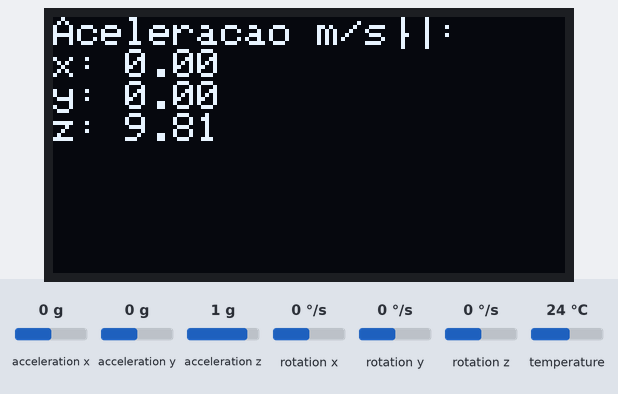
Simulated run of this sketch. Board: ESP32-S3. On the bench: 128×64 one-colour display. The inputs (shaded band) are chosen by the test bench; at power-on: acceleration x 0 g, acceleration y 0 g, acceleration z 1 g, rotation x 0 °/s, rotation y 0 °/s, rotation z 0 °/s, temperature 24 °C. Storage starts empty; what the sketch prints to the serial monitor is not drawn.

Above: at 1.2 s.
1.3 s: acceleration x set to -1.4 g
At 2.1 s:
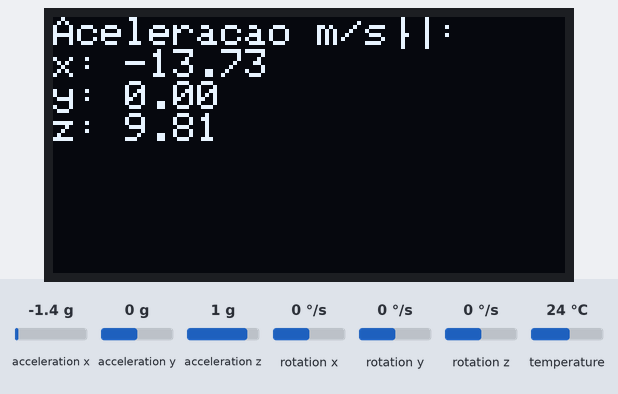
3.0 s: acceleration y set to -1.4 g
At 3.3 s:
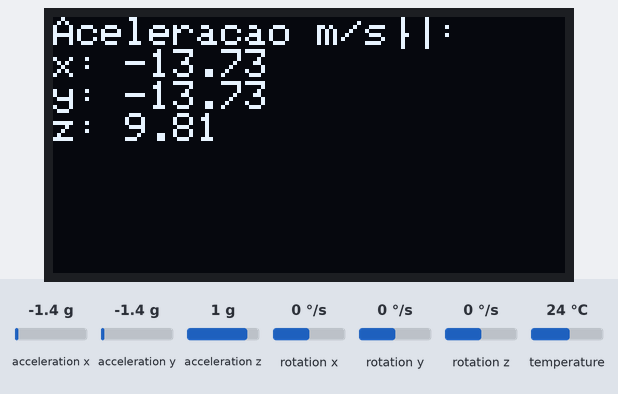
4.5 s: acceleration z set to -1.4 g
At 5.6 s:
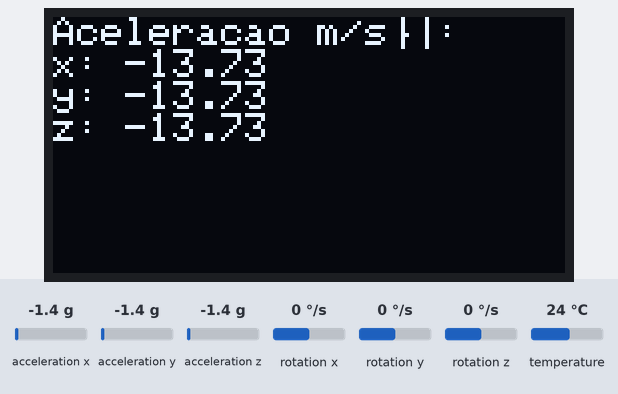
6.0 s: acceleration x set to -0.8 g
At 6.8 s:
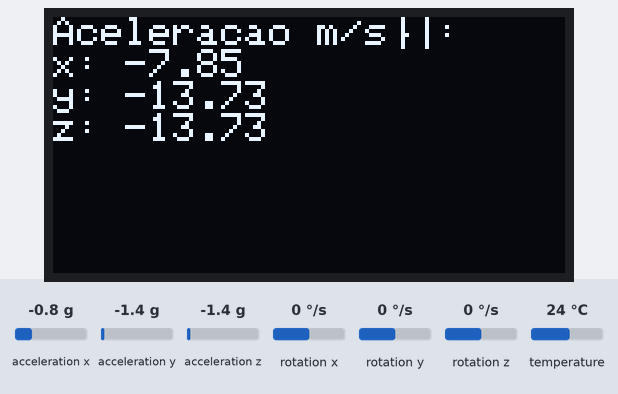
Timing chart, 0 to 8.5 s (numbered marks = the images above; inputs shaded):
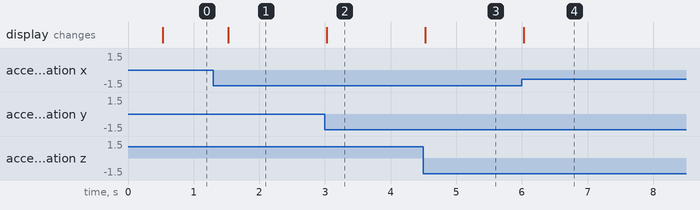

Measured:
- after the input at 1.3 s, the display: changes after 0.23 s (image 1)
- after the input at 3.0 s, the display: changes at once (image 2)
- after the input at 4.5 s, the display: changes at once (image 3)
- after the input at 6.0 s, the display: changes at once (image 4)

The sketch:

sketch.ino
```cpp
#include <Wire.h>
#include <SPI.h>
#include <SD.h>
#include <Adafruit_GFX.h>
#include <Adafruit_SSD1306.h>
#include <Adafruit_MPU6050.h>
#include <Adafruit_Sensor.h>

// define dos pinos I2c (sensor e o display)
#define I2C_SDA 8
#define I2C_SCL 9

// define dos pinos do SD
#define SPI_CS 10
#define SPI_DI 11
#define SPI_SCK 12
#define SPI_DO 13

// config do display
#define SCREEN_WIDTH 128
#define SCREEN_HEIGHT 64
Adafruit_SSD1306 display(SCREEN_WIDTH, SCREEN_HEIGHT, &Wire, -1);

// instancia do mpu
Adafruit_MPU6050 mpu;

unsigned long tempoUltTela = 0;
unsigned long tempoUltSD = 0;


void setup() {
  Serial.begin(115200);
  while(!Serial) delay(10);
  Serial.println("Sistema IOT iniciado");

  Wire.begin(I2C_SDA, I2C_SCL);

  if(!display.begin(SSD1306_SWITCHCAPVCC, 0x3C)){
    Serial.println("Falha ao inicializar o display");
  }

  display.clearDisplay();
  display.setTextColor(WHITE);
  display.setTextSize(1);
  display.setCursor(0,0);
  display.println("Iniciando sensores...");
  display.display();


  // teste para iniciar o sensor mpu
  if(!mpu.begin()){
    Serial.println("Falha ao rodar o MPU6050");
  } else {
    Serial.println("Sensor MPU6050 inicializado com sucesso");
  }

  // inicializar o sd card
  SPI.begin(SPI_SCK, SPI_DO, SPI_DI, SPI_CS);

  if(!SD.begin(SPI_CS, SPI)){
    Serial.println("Erro ao inicializar o cartao SD");
  } else {
    Serial.println("Sucesso ao inicializar o cartao SD");
  }

}

void loop() {

  unsigned long tempoAtual = millis();
  // struct para guardar os eventos do sensor mpu
  sensors_event_t a, g, temp;

  // bloco para leitura do MPU6050 e exibicao no display a cad 500ms
  if(tempoAtual - tempoUltTela >= 500){
    tempoUltTela = tempoAtual;


    if (mpu.getEvent(&a, &g, &temp)){
      Serial.println("Leitura de sensor atualizada com sucesso");

      display.clearDisplay();
      display.setCursor(0,0);
      display.println("Aceleracao m/s²:");
      display.print("x: "); display.println(a.acceleration.x);
      display.print("y: "); display.println(a.acceleration.y);
      display.print("z: "); display.println(a.acceleration.z);
      display.display();
    } else{
      Serial.println("Falha na leitura do MPU6050");
    }

  }
  // bloco para gravacao dos dados do sensor no cartao SD
  if(tempoAtual - tempoUltSD >= 1000){
    tempoUltSD = tempoAtual;

    mpu.getEvent(&a, &g, &temp);

    // gravar os logs no SD
    File arq_dados = SD.open("/log_iot.txt", FILE_APPEND);

    if(arq_dados){
      arq_dados.print("Tempo(ms): "); arq_dados.print(tempoAtual);
      arq_dados.print("Eixo X: "); arq_dados.print(a.acceleration.x);
      arq_dados.print("Eixo Y: "); arq_dados.print(a.acceleration.y);
      arq_dados.print("Eixo Z: "); arq_dados.println(a.acceleration.z);
      arq_dados.close();
      Serial.println("Sucesso em gravar os dados no cartao SD");
    } else {
      Serial.println("Falha ao tentar gravar os dados no cartao SD");
    }
  }

}
```
